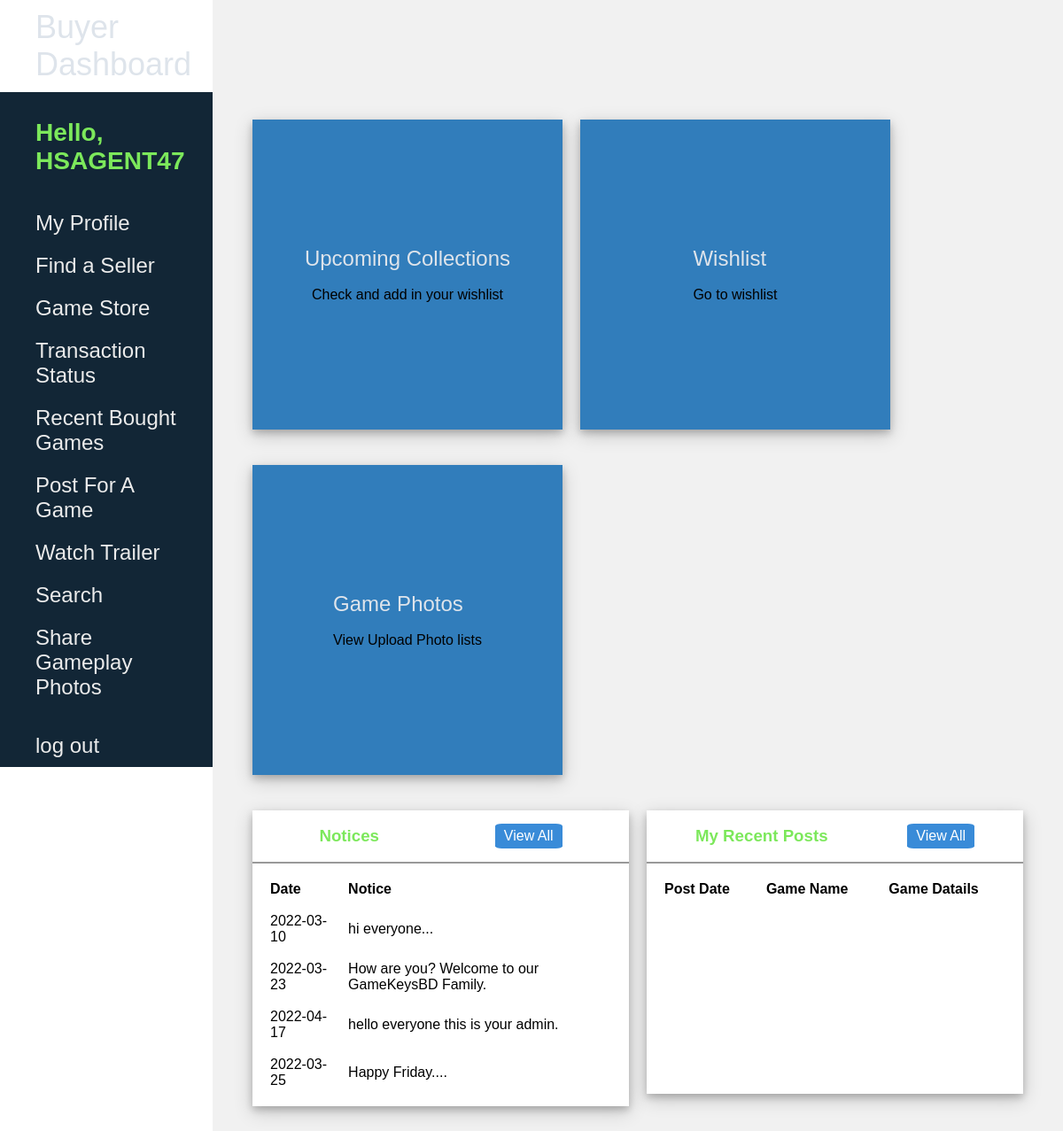
Screenshot of /views/buyer_dashboard.php (signed in) with the database file from the repository.
### tables this page shows
CREATE TABLE `notices` (
  `id` int(11) NOT NULL,
  `date` date NOT NULL,
  `notice` mediumtext NOT NULL
);

### views/buyer_dashboard.php (the view, shortened to what this page needs)
<!DOCTYPE html>
<html lang="en">
<head>
    <link rel="stylesheet" href="../css/bdstyle.css">
</head>
<body>
    <div class="side-menu">
        <ul>
            <li>
                <h2>Buyer Dashboard</h2>
            <li> </li>
            <li>
                <h3>Hello, <?php
                            $name = $_SESSION['buyer_name'];
                            echo $name;
                            ?>
                </h3>
            <li>
            <li> <a href=" my_profile.php">My Profile</a>
            </li>
            <li> <a href="find_seller.php">Find a Seller</a> </li>
            <li> <a href="Buy_game.php">Game Store</a> </li>
            <li> <a href="transactionstatus.php">Transaction Status</a> </li>
            <li> <a href="recent_bought_games.php">Recent Bought Games</a> </li>
            <li> <a href="Post_game.php">Post For A Game</a> </li>
            <li> <a href="watch_Latest_Trailer.php">Watch Trailer</a> </li>
            <li> <a href="search.php">Search</a> </li>
            <li> <a href="share_photos.php">Share Gameplay Photos</a></li><br>
            <li><a href="../controllers/log_out.php"> log out</a></li>
        </ul>
    </div>
    <div class="container">
        <div class="content">
            <div class="cards">
                <div class="card">
                    <div class="box">
                        <a href="../views/upcomming.php"><h2>Upcoming Collections </h2><br> </a>
                        <p align="center">Check and add in your wishlist </p>
                    </div>
                </div>
                <div class="card">
                    <div class="box">
                    <a href="../controllers/Wishtlist_game.php"><h2>Wishlist </h2><br> </a>
                        <p align="center">Go to wishlist </p>
                    </div>
                </div>
                <div class="card">
                    <div class="box">
                     <a href="UploadPhotos.php"> <h2>Game Photos</h2><br> </a>
                        <p align="center">View Upload Photo lists </p>
                    </div>
                </div>
                <div class="content-2">
                    <div class="new-games">
                        <div class="title">
                            <h3>Notices</h3>
                            <a href="#" class="btn">View All</a>
                        </div>
                        <table>
                            <tr>
                                <th>Date</th>
                                <th>Notice</th>
                            </tr>
                            <?php
                            $servername = "localhost";
                            $username = "root";
                            $password = "";
                            $dbname = "admin";
                            $con = new mysqli($servername, $username, $password, $dbname);
                            $sql = "SELECT * FROM notices";
                            $result = $con->query($sql);
                            if ($result->num_rows > 0) {
                                while ($row = $result->fetch_assoc()) { ?>
                                    <tr>
                                        <td><?= $row["date"] ?></td>
                                        <td><?= $row["notice"] ?></td>
                                    </tr>
                            <?php
                                }
                            } else {
                                echo ("Something wrong... please try again....!");
                            }
                            ?>
                        </table>
                    </div>
                    <div class="new-games">
                        <div class="title">
                            <h3>My Recent Posts</h3>
                            <a href="viewposts.php" class="btn">View All</a>
                        </div>
                        <table>
                            <tr>
                                <th>Post Date</th>
                                <th>Game Name</th>
                                <th>Game Datails</th>
                            </tr>
                        </table>
                    </div>
                </div>
            </div>
</body>
</html>

### css/bdstyle.css (style rules this page uses)
* { margin: 0; padding: 0; box-sizing: border-box; font-family: 'Poppins', sans-serif; }
body { min-height: 100vh; }
a { text-decoration: none; color: rgb(235, 235, 235); }
li { list-style: none; }
h1, h2 { color: rgb(222, 228, 235); font-family: 'Franklin Gothic Medium', 'Arial Narrow', Arial, sans-serif; font-weight: 100; }
h3 { color: rgb(124, 232, 91); }
.btn { background: #398bd8; color: white; padding: 5px 10px; text-align: center; border-radius: 10%; }
.title { display: flex; align-items: center; justify-content: space-around; padding: 15px 10px; border-bottom: 2px solid #999; }
table { padding: 10px; }
th, td { text-align: left; padding: 8px; }
.side-menu { position: fixed; background: rgb(18, 38, 54); width: 20vw; min-height: 100vh; display: flex; flex-direction: column; }
.side-menu li { font-size: 24px; padding: 10px 40px; color: white; display: flex; align-items: center; }
.container { position: absolute; right: 0; width: 80vw; height: 100vh; background: #f1f1f1; }
.container .content { position: relative; margin-top: 10vh; min-height: 90vh; background: #f1f1f1; }
.container .content .cards { padding: 35px 35px; display: flex; align-items: center; flex-wrap: wrap; }
.container .content .cards .card { width: 350px; height: 350px; background: rgb(49, 125, 187); margin: 20px 10px; display: flex; align-items: center; justify-content: space-around; box-shadow: 0 4px 8px 0 rgba(0, 0, 0, 0.2), 0 6px 20px 0 rgba(0, 0, 0, 0.19); }
.container .content .content-2 { min-height: 60vh; display: flex; justify-content: space-around; align-items: flex-start; flex-wrap: wrap; }
.container .content .content-2 .new-games { flex: 2; background: white; min-height: 40vh; margin: 20px 10px; box-shadow: 0 4px 8px 0 rgba(0, 0, 0, 0.2), 0 6px 20px 0 rgba(0, 0, 0, 0.19); display: flex; flex-direction: column; }

### rows the page displays
notices: date "2022-03-10", notice "hi everyone..."
notices: date "2022-03-23", notice "How are you? Welcome to our GameKeysBD Family."
notices: date "2022-04-17", notice "hello everyone this is your admin."
notices: date "2022-03-25", notice "Happy Friday...."

### other values shown
$name "HSAGENT47"
